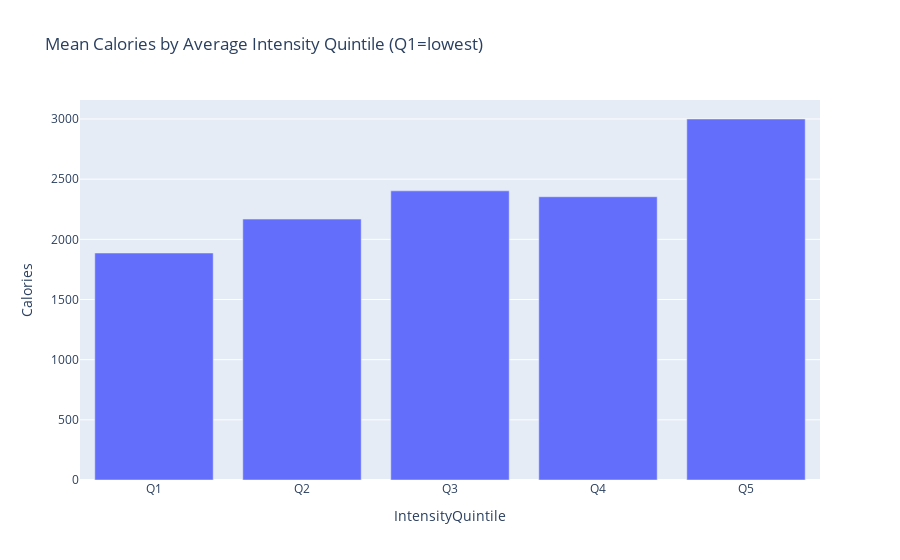
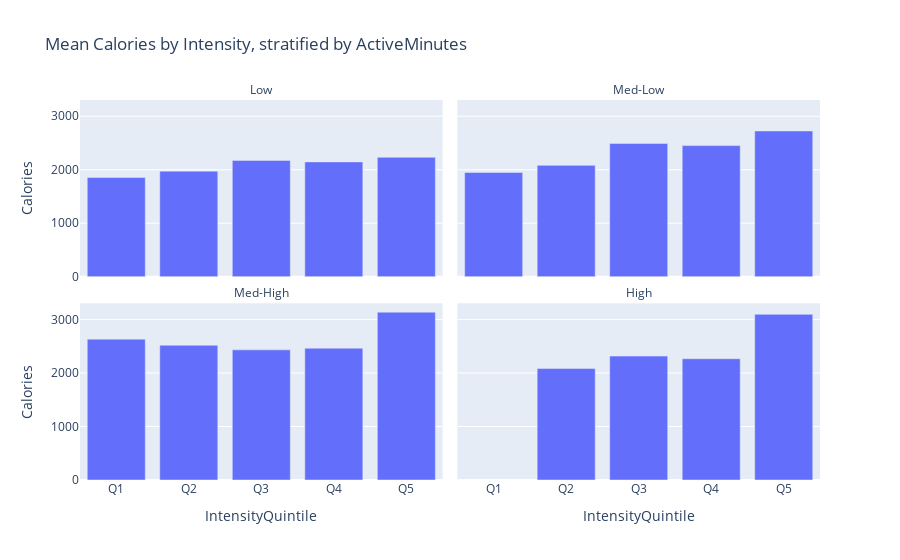

The notebook cell these images were saved under, in order:
### Code cell
r2 = result2.dropna(subset=['AverageIntensity','TotalSteps','ActiveMinutes','Calories']).copy()

r2['IntensityQuintile'] = pd.qcut(r2['AverageIntensity'], 5, labels=['Q1','Q2','Q3','Q4','Q5'])
#df with  mean calories vs average intensity, grouped by intensity group
df_q = (r2.groupby('IntensityQuintile', observed=True)['Calories']
          .mean().reset_index())

fig_q = px.bar(df_q, x='IntensityQuintile', y='Calories',
               title='Mean Calories by Average Intensity Quintile (Q1=lowest)')
fig_q.show()

r2['MinutesBin'] = pd.qcut(r2['ActiveMinutes'], 4, labels=['Low','Med-Low','Med-High','High'])
df = (r2.groupby(['MinutesBin','IntensityQuintile'], observed=True)['Calories']
              .mean().reset_index())
fig = px.bar(df, x='IntensityQuintile', y='Calories',
                   facet_col='MinutesBin', facet_col_wrap=2,
                   category_orders={'IntensityQuintile':['Q1','Q2','Q3','Q4','Q5']},
                   title='Mean Calories by Intensity, stratified by ActiveMinutes')
fig.for_each_annotation(lambda a: a.update(text=a.text.split('=')[-1]))
fig.show()

### Figure 1 — Plotly figure (JSON) as saved in the notebook; plotly's stock layout.template omitted (floating-point values rounded to 4 significant figures)
{"data": [{"hovertemplate": "IntensityQuintile=%{x}<br>Calories=%{y}<extra></extra>", "legendgroup": "", "marker": {"color": "#636efa", "pattern": {"shape": ""}}, "name": "", "orientation": "v", "showlegend": false, "textposition": "auto", "type": "bar", "x": ["Q1", "Q2", "Q3", "Q4", "Q5"], "xaxis": "x", "y": [1886.0, 2168.0, 2403.0, 2354.0, 3000.0], "yaxis": "y"}], "layout": {"barmode": "relative", "legend": {"tracegroupgap": 0}, "title": {"text": "Mean Calories by Average Intensity Quintile (Q1=lowest)"}, "xaxis": {"anchor": "y", "domain": [0, 1], "title": {"text": "IntensityQuintile"}}, "yaxis": {"anchor": "x", "domain": [0, 1], "title": {"text": "Calories"}}}}

### Figure 2 — Plotly figure (JSON) as saved in the notebook; plotly's stock layout.template omitted (floating-point values rounded to 4 significant figures)
{"data": [{"hovertemplate": "MinutesBin=Low<br>IntensityQuintile=%{x}<br>Calories=%{y}<extra></extra>", "legendgroup": "", "marker": {"color": "#636efa", "pattern": {"shape": ""}}, "name": "", "orientation": "v", "showlegend": false, "textposition": "auto", "type": "bar", "x": ["Q1", "Q2", "Q3", "Q4", "Q5"], "xaxis": "x3", "y": [1856.0, 1974.0, 2175.0, 2147.0, 2233.0], "yaxis": "y3"}, {"hovertemplate": "MinutesBin=Med-Low<br>IntensityQuintile=%{x}<br>Calories=%{y}<extra></extra>", "legendgroup": "", "marker": {"color": "#636efa", "pattern": {"shape": ""}}, "name": "", "orientation": "v", "showlegend": false, "textposition": "auto", "type": "bar", "x": ["Q1", "Q2", "Q3", "Q4", "Q5"], "xaxis": "x4", "y": [1949.0, 2082.0, 2493.0, 2451.0, 2725.0], "yaxis": "y4"}, {"hovertemplate": "MinutesBin=Med-High<br>IntensityQuintile=%{x}<br>Calories=%{y}<extra></extra>", "legendgroup": "", "marker": {"color": "#636efa", "pattern": {"shape": ""}}, "name": "", "orientation": "v", "showlegend": false, "textposition": "auto", "type": "bar", "x": ["Q1", "Q2", "Q3", "Q4", "Q5"], "xaxis": "x", "y": [2634.0, 2519.0, 2433.0, 2465.0, 3139.0], "yaxis": "y"}, {"hovertemplate": "MinutesBin=High<br>IntensityQuintile=%{x}<br>Calories=%{y}<extra></extra>", "legendgroup": "", "marker": {"color": "#636efa", "pattern": {"shape": ""}}, "name": "", "orientation": "v", "showlegend": false, "textposition": "auto", "type": "bar", "x": ["Q2", "Q3", "Q4", "Q5"], "xaxis": "x2", "y": [2084.0, 2317.0, 2268.0, 3098.0], "yaxis": "y2"}], "layout": {"annotations": [{"font": {}, "showarrow": false, "text": "Med-High", "x": 0.245, "xanchor": "center", "xref": "paper", "y": 0.465, "yanchor": "bottom", "yref": "paper"}, {"font": {}, "showarrow": false, "text": "High", "x": 0.755, "xanchor": "center", "xref": "paper", "y": 0.465, "yanchor": "bottom", "yref": "paper"}, {"font": {}, "showarrow": false, "text": "Low", "x": 0.245, "xanchor": "center", "xref": "paper", "y": 1.0, "yanchor": "bottom", "yref": "paper"}, {"font": {}, "showarrow": false, "text": "Med-Low", "x": 0.755, "xanchor": "center", "xref": "paper", "y": 1.0, "yanchor": "bottom", "yref": "paper"}], "barmode": "relative", "legend": {"tracegroupgap": 0}, "title": {"text": "Mean Calories by Intensity, stratified by ActiveMinutes"}, "xaxis": {"anchor": "y", "categoryarray": ["Q1", "Q2", "Q3", "Q4", "Q5"], "categoryorder": "array", "domain": [0, 0.49], "title": {"text": "IntensityQuintile"}}, "xaxis2": {"anchor": "y2", "categoryarray": ["Q1", "Q2", "Q3", "Q4", "Q5"], "categoryorder": "array", "domain": [0.51, 1], "matches": "x", "title": {"text": "IntensityQuintile"}}, "xaxis3": {"anchor": "y3", "domain": [0, 0.49], "matches": "x", "showticklabels": false}, "xaxis4": {"anchor": "y4", "domain": [0.51, 1], "matches": "x", "showticklabels": false}, "yaxis": {"anchor": "x", "domain": [0, 0.465], "title": {"text": "Calories"}}, "yaxis2": {"anchor": "x2", "domain": [0, 0.465], "matches": "y", "showticklabels": false}, "yaxis3": {"anchor": "x3", "domain": [0.535, 1.0], "matches": "y", "title": {"text": "Calories"}}, "yaxis4": {"anchor": "x4", "domain": [0.535, 1.0], "matches": "y", "showticklabels": false}}}
